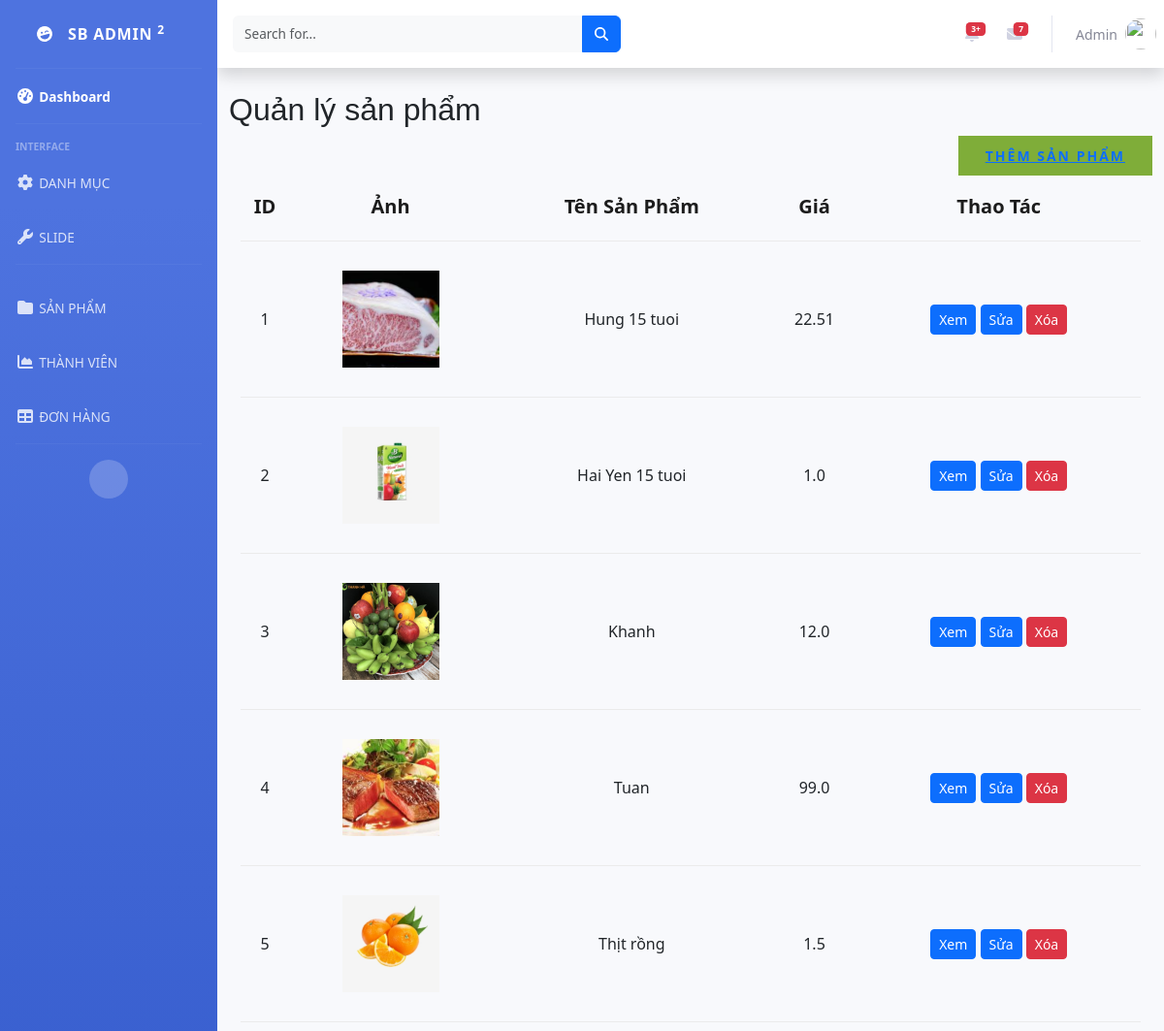
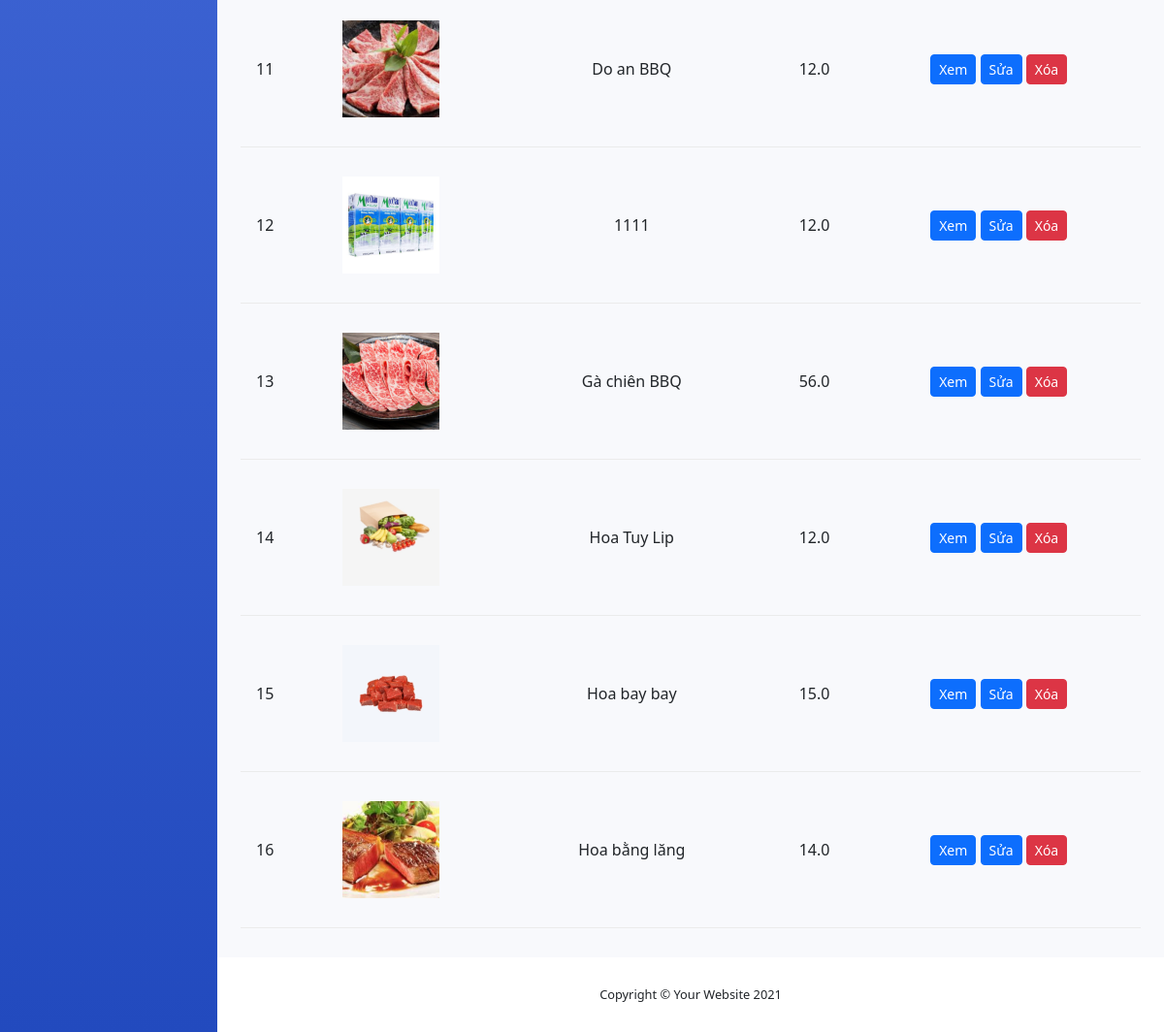
Page /manageProduct/ on the committed database (2 pictures, top to bottom).
### app/models.py (models this page shows, shortened)
class Product(models.Model):
    name = models.CharField(max_length=200, null=True)
    category = models.ManyToManyField(Category, related_name='product_category')
    price = models.FloatField()
    price_sale = models.DecimalField(max_digits=10, decimal_places=2, default=0.0)
    describe = models.CharField(max_length=300, null=True)
    digital = models.BooleanField(default=False, null=True, blank=False)
    image = models.ImageField(null=True, blank=True)
    unit = models.CharField(max_length=50, null=True, blank=True)
    count = models.IntegerField(default=0)
    @property
    def ImageURL(self):
        try:
            url = self.image.url
        except:
            url = ''
        return url

### app/python/admin/manage_product.py (the view)
# urls.py: path('manageProduct/', views.manageProduct, name="manageProduct"),
def manageProduct(request):
    products = Product.objects.all()
    form = AddProduct()
    context = {'products': products}
    return render(request, 'admin/managementProduct.html', context)

### app/templates/admin/managementProduct.html
{% extends 'admin/manage.html' %}
{% load static %}
{% block blog-product %}
    <div class="container mt-4">
       <h2>Quản lý sản phẩm</h2>
    <div class="text-right mb-3">
       <button style="border: none;" class="primary-btn" data-toggle="modal" ><a href="{% url 'addProduct' %}">Thêm sản phẩm</a></button>
  </div>
  <section class="mt-3">
        <div class="container">
            <div class="row">
                <div class="col-lg-12">
                    <div class="shoping__cart__table">
                        <table>
                            <thead>
                                <tr>
                                    <th>ID</th>
                                    <th>Ảnh</th>
                                    <th>Tên Sản Phẩm</th>
                                    <th>Giá</th>
                                    <th>Thao Tác</th>
                                </tr>
                            </thead>
                            <tbody>
                                {% for product in products %}
                                <tr>
                                    <td>
                                        {{ product.id }}
                                    </td>
                                    <td>
                                        <img style="height: 100px" src="{{ product.ImageURL }}" alt="">
                                    </td>
                                    <td>
                                        {{ product.name }}
                                    </td>
                                    <td>
                                        {{ product.price }}
                                    </td>
                                    <td>
                                        <a style="h" href="{% url 'viewProduct' %}?id={{ product.id }}" class="btn btn-primary btn-sm">Xem</a>
                                        <a href="{% url 'editProduct' %}?id={{ product.id }}" class="btn btn-primary btn-sm">Sửa</a>
                                        <a href="{% url 'deleteProduct' %}?id={{ product.id }}" class="btn btn-danger btn-sm">Xóa</a>
                                    </td>
                                </tr>
                                {% endfor %}
                            </tbody>
                        </table>
                    </div>
                </div>
            </div>
        </div>
    </section>
</div>
{% endblock blog-product %}

### app/static/app/css/style.css (style rules this page uses)
html, body { height: 100%; font-family: "Cairo", sans-serif; -webkit-font-smoothing: antialiased; font-smoothing: antialiased; }
h1, h2, h3, h4, h5, h6 { margin: 0; color: #111111; font-weight: 400; font-family: "Cairo", sans-serif; }
h2 { font-size: 36px; }
img { max-width: 100%; }
.primary-btn { display: inline-block; font-size: 14px; padding: 10px 28px 10px; color: #ffffff; text-transform: uppercase; font-weight: 700; background: #7fad39; letter-spacing: 2px; }
.shoping__cart__table { margin-bottom: 30px; }
.shoping__cart__table table { width: 100%; text-align: center; }
.shoping__cart__table table thead tr { border-bottom: 1px solid #ebebeb; }
.shoping__cart__table table thead th { font-size: 20px; font-weight: 700; color: #1c1c1c; padding-bottom: 20px; }
.shoping__cart__table table tbody tr td { padding-top: 30px; padding-bottom: 30px; border-bottom: 1px solid #ebebeb; }
@media only screen and (min-width: 1200px) { .container { max-width: 1170px; } }

### rows in the picture
Product: id "1", ImageURL (picture), name "Hung 15 tuoi", price "22.51"
Product: id "2", ImageURL (picture), name "Hai Yen 15 tuoi", price "1.0"
Product: id "3", ImageURL (picture), name "Khanh", price "12.0"
Product: id "4", ImageURL (picture), name "Tuan", price "99.0"
Product: id "5", ImageURL (picture), name "Thịt rồng", price "1.5"
Product: id "11", ImageURL (picture), name "Do an BBQ", price "12.0"
Product: id "12", ImageURL (picture), name "1111", price "12.0"
Product: id "13", ImageURL (picture), name "Gà chiên BBQ", price "56.0"
Product: id "14", ImageURL (picture), name "Hoa Tuy Lip", price "12.0"
Product: id "15", ImageURL (picture), name "Hoa bay bay", price "15.0"
Product: id "16", ImageURL (picture), name "Hoa bằng lăng", price "14.0"
